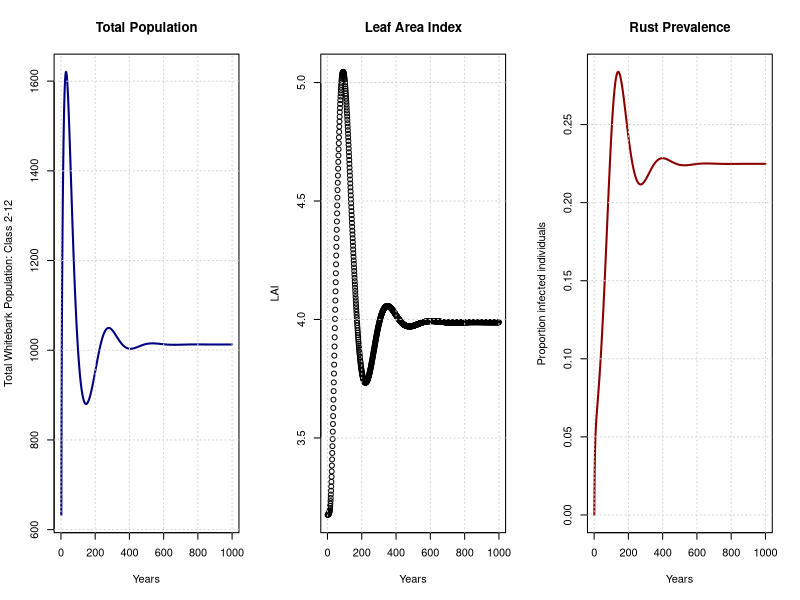
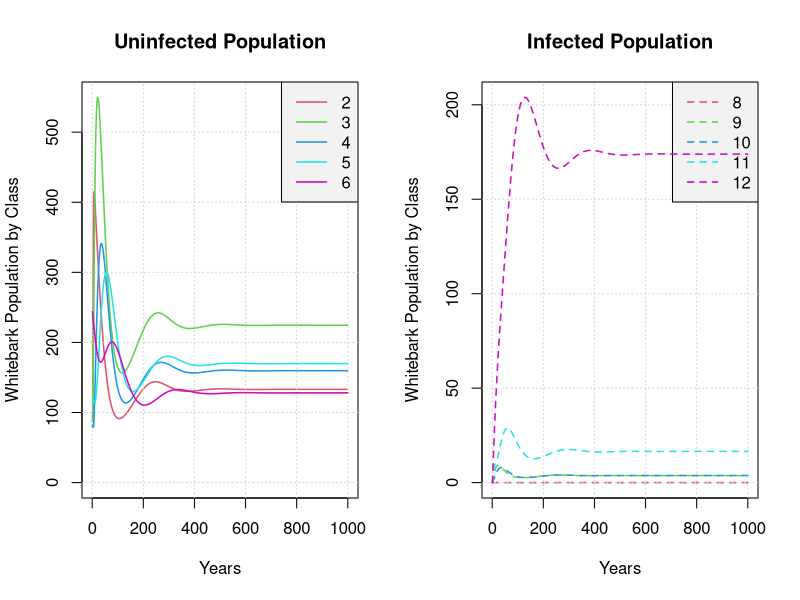
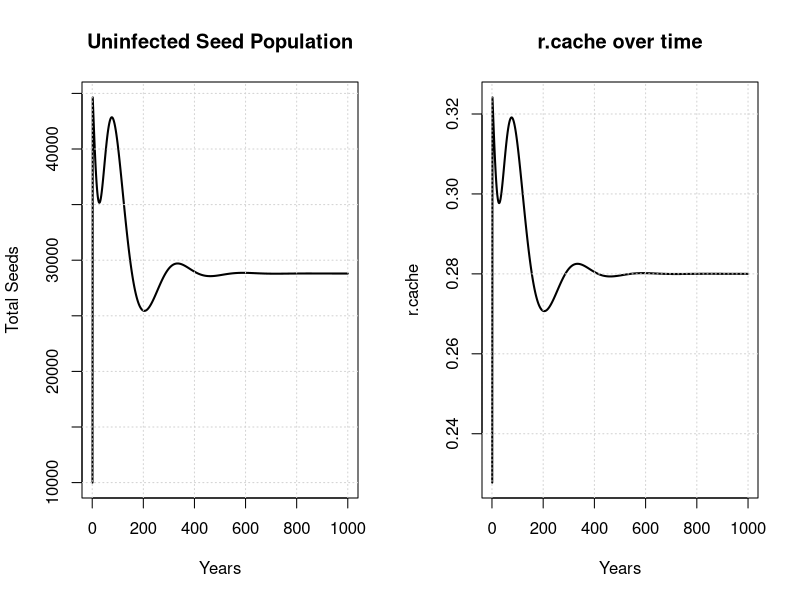
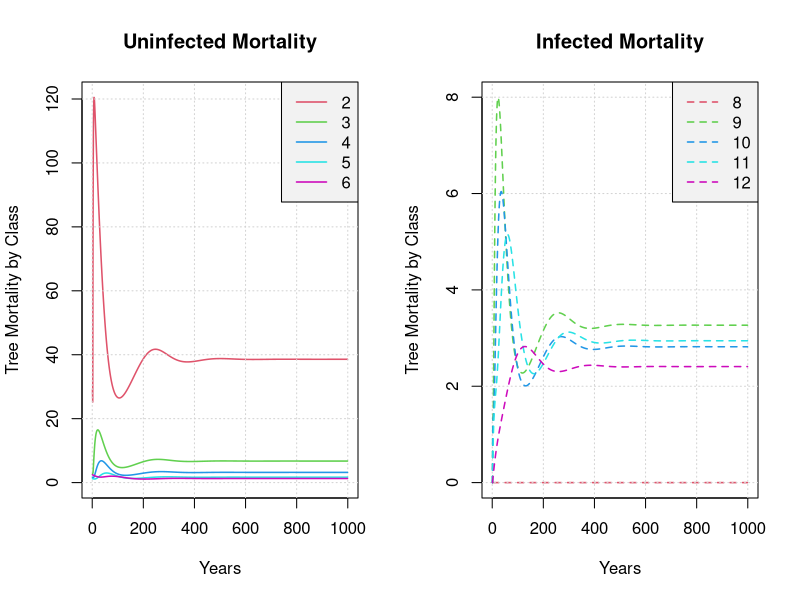

These figures' R source, in order:
############################################################
############# 6 CLASS INFECTION MODEL ######################
############# without Genetics 12x12 #######################
############   ANIMAL DISPERSED SP.  #######################
############################################################
rm(list=ls(all=T))
plotlevel = 4   ### Number of plots to display
###########################################################
######## Create initial stage vector stage class ##########
###########################################################
SD= 10000;	SD1= 100; SD2= 87; SP= 82; JV= 123; AD= 244
SDi= 0;		SD1i= 0; SD2i= 0;  SPi= 0;  JVi= 0;  ADi= 0
I.pop <- c(SD,	SD1, SD2, SP, JV, AD, SDi, SD1i, SD2i, SPi, JVi, ADi); stages = length(I.pop)
Gen = 1000                            ### How long will this run
dbh.v = c(0, 0, 0, 2.05, 12.5, 37)    ### Vector of mean dbh for stage classes (animal); from Coop's data

###################################################
### Matrices to store population results ##########
###################################################
popn.Mat <- matrix(0, Gen, stages)          ### overall storage of population projection
popn.Mat[1,]= I.pop                         ### first row is the initial population
Pop.Total = c(rep(0, Gen)); Pop.Total[1]= sum(I.pop) - I.pop[1]  ### Remove seeds from total population
LAI.v = c(rep(0, Gen-1))
Prev.v = c(rep(0, Gen)); Prev.v[1]= sum(I.pop[9:12])/(sum(I.pop) - I.pop[1])
SumCones.v = c(rep(0, Gen-1))			    ### Total cones of population storage vector
r.cache.v = c(rep(0, Gen-1))
TreeMort.Mat <- matrix(0, Gen-1, stages)

###################################################
#### Set linear Parameters ########################
###################################################
### Leaf Area Calculation ##############
########################################
LA.v = 0.117 * (dbh.v^1.925); LA.v[3]= 0.456         ### Don't forget the seedlings!!!!!!!!

############################
### Survivorships ##########
############################################################
Rsd = 1; Rsd1 = 4; Rsd2 = 16; Rsp = 20; Rjv = 50               ### Residence times for stages
Msd1 = 0.29; Msd2 = 0.03; Msp = 0.02; Mjv = 0.01; Mad = 0.01    ### Mortality rates for stages
############################################################
Ssd1 = round((1 - (1/Rsd1))*(1 - Msd1), 4)	### Primary Seedling Survivirship
Tsd1 = round((1/Rsd1)*(1 - Msd1), 4)		### T = transitioning to next stage class

Ssd2 = round((1 - (1/Rsd2))*(1 - Msd2), 4)	### Secondary Seedling Survivirship
Tsd2 = round((1/Rsd2)*(1 - Msd2), 4)			### T = transitioning to next stage class

Ssp = round((1 - (1/Rsp))*(1 - Msp), 4)		### Sapling Survivirship
Tsp = round((1/Rsp)*(1 - Msp), 4)				### T = transitioning to next stage class

Sjv = round((1 - (1/Rjv))*(1 - Mjv), 4)		### Young Adult Survivirship
Tjv = round((1/Rjv)*(1 - Mjv), 4)			### T = transitioning to next stage class
 
Sad = round((1 - Mad), 4)						### Mature Adult Survivirship

Vitals <- matrix(c(0, 1, Ssd1, Tsd1, Ssd2, Tsd2, Ssp, Tsp, Sjv, Tjv, Sad, NA), 6, 2, byrow=T)
colnames(Vitals) = c('Survivorship','Transition'); rownames(Vitals) = c('Seeds','Seedling1','Seedling2','Sapling','Juvenile','Adult')        

############################
#### For infected stages ###
############################
fit.cost.S = 1-exp(-0.15*(dbh.v))
fit.cost.S[2]= 0.01
fit.cost.S[3]= 0.13
fit.cost.F = 0.125
Ssd2i = Ssd2 * fit.cost.S[3]               ### Infected Seedling 2 Survivirship
Sspi = Ssp * fit.cost.S[4]                 ### Infected Sapling Survivirship
Sjvi = Sjv * fit.cost.S[5]                 ### Infected young adult Survivirship
Sadi = Sad * fit.cost.S[6]                 ### Infected adult Survivirship
mort.v = c(0, Msd1, Msd2, Msp, Mjv, Mad, 0, 0, (1-Ssd2i), (1-Sspi), (1-Sjvi), (1-Sadi)) # special vector for calculating mortalities
	
##########################
#### Beta parameters
##########################
Beta = 0.016                               ### Beta for the Adult stage (Range = 0.016 - 0.14)
Beta.v = (LA.v/LA.v) * Beta                ### Constant Beta for all classes; could change relative to certain class
B.sd2 = Beta.v[3]
B.sp = Beta.v[4]
B.jv = Beta.v[5]
B.ad = Beta.v[6]

##########################
#### Fecundity parameters    (Mean values from Cottone & Ettl; Keane et al. 1990/1996)
##########################
P.find = 0.8                  # Proportion of seeds reclaimed by Nutcrackers following season 
SPC = 3.7                     # Seeds per cache
P.cons = 0.3                  # Proportion of seeds eaten
r.cache = 0.37                # Cacheability via Nutcrackers
Cones.max = 7.5               # Cones per tree maximum (not scaled for density effects)
Seed.cone = 46                # Number of viable seeds per cone; from Owens paper
nBirds = 3					  # Number of Clark's nutcrackers caching on site
Smax = 600	* 60	          # Maximum number of seeds per nutcracker
jv.ad = 0.1					  # Relative fecundity difference between juveniles & adults (jv/ad)

##############################
#### Set up transition matrix
#### Density-independent pars
##############################
M <- matrix(c(0, 0, 0, 0, 0, 0,                          0, 0, 0, 0, 0, 0, 
              0, Ssd1, 0, 0, 0, 0,                       0, 0, 0, 0, 0, 0, 
              0, Tsd1, Ssd2*(1-B.sd2), 0, 0, 0,          0, 0, 0, 0, 0, 0,
              0, 0, Tsd2*(1-B.sd2), Ssp*(1-B.sp), 0, 0,  0, 0, 0, 0, 0, 0, 
              0, 0, 0, Tsp*(1-B.sp), Sjv*(1-B.jv), 0,    0, 0, 0, 0, 0, 0,
              0, 0, 0, 0, Tjv*(1-B.jv), Sad*(1-B.ad),    0, 0, 0, 0, 0, 0, 
              
              0, 0, 0, 0, 0, 0,                          0, 0, 0, 0, 0, 0, 
              0, 0, 0, 0, 0, 0,                          0, 0, 0, 0, 0, 0, 
              0, 0, Ssd2*(B.sd2), 0, 0, 0,               0, 0, Ssd2i, 0, 0, 0,
              0, 0, Tsd2*(B.sd2), Ssp*(B.sp), 0, 0,      0, 0, Tsd2, Sspi, 0, 0, 
              0, 0, 0, Tsp*(B.sp), Sjv*(B.jv), 0,        0, 0, 0, Tsp, Sjvi, 0,
              0, 0, 0, 0, Tjv*(B.jv), Sad*(B.ad),        0, 0, 0, 0, Tjv, Sadi), 12, 12, byrow=T)


#############################################################
############ Loop over generations! #########################
#############################################################
for (n in 2:Gen) {
##############################
### Set non-linear parameters
##############################
### LAI Calculation
##########################
  Sum.LA = sum(LA.v * popn.Mat[n-1,])          ### NO. INDIVIDUALS IN EACH CLASS FROM popn.Mat VECTOR
  LAI = Sum.LA/10000; LAI                      ### Projected LA per area of ground (1 ha = 10000 m^2)
  LAI.v[n-1] = LAI								### Keep track of LAI over time

############################################
### Density-dependent Seedling Recruitment
############################################
  r.ALs <- exp((-0.8*LAI) + 2*(0.8))            ### available light shade factor, depends on LAI
  if (LAI <= 2) r.ALs = 1                       ### Flat top to the curve for low LAI values
  SpB = popn.Mat[n-1,1] / nBirds      			### Seeds per bird
  r.cache <- exp((SpB / Smax)^(10)) - 0.3 * (1 - (SpB / Smax)) - 0.5
  #r.cache <- exp((popn.Mat[n-1,1] /(C.nutt * Smax))^10) - 0.3 * (1 - (popn.Mat[n-1,1] / (C.nutt * Smax))) - 0.5
  if (r.cache > 1) r.cache = 1.00
  r.cache.v[n-1]= r.cache
  SR = (((1-P.find) * (1-P.cons))/SPC) * r.cache * r.ALs     ### Seedling Recruitment (proportion seeds becoming seedlings)
  M[2,1]= SR                                                 ### Set Seedling Recruitment into M

#######################################
### Density-dependent cone production
#######################################
  N.seed = Seed.cone * Cones.max * (0.5/(1+exp((LAI-2.25)/0.2)) + 0.5)   ### Total number of seeds produced by reproductive adults per year
  M[1,5]= N.seed * jv.ad; M[1,6]= N.seed      ### Set parameters into M
  M[1,11]= N.seed * fit.cost.F * jv.ad        ### Set parameters into M (multiplied by fitness cost to fecundity)
  M[1,12]= N.seed * fit.cost.F                ### Set parameters into M - reduction factor for infected class fecundity
  SumCones = sum((popn.Mat[n-1,5:6] * c((N.seed/Seed.cone) * jv.ad, (N.seed/Seed.cone))) + (popn.Mat[n-1,11:12] * c((N.seed/Seed.cone) * jv.ad, (N.seed/Seed.cone))))
  SumCones.v[n-1] = SumCones
  if (SumCones < 130) M[1,]= 0				  ### Nutcrackers won't disperse cones if < 130 cones/ha (McKinney et al. in press)
  
###############################
### Matrix Multiplication
###############################
	popn.Mat[n,]= M %*% popn.Mat[n-1,]	                       ### Matrix multiplication of population trajectory
	TreeMort.Mat[n-1,]= popn.Mat[n-1,] * mort.v	               ### Calculate # trees dying in each time step
	TreeMort.Mat[n-1,1]= popn.Mat[n-1,1] * (1-SR)              ### Reset mortality of seeds to reflect non-germinating seeds (=dead)
	#popn.Mat[n,]= ifelse(popn.Mat[n,] < 1, 0, popn.Mat[n,])   ### remove all < 1 individuals
	Pop.Total[n]= sum(popn.Mat[n,]) - popn.Mat[n,1]            ### Remove seedlings from population count
	Prev.v[n]= sum(popn.Mat[n,9:12])/(sum(popn.Mat[n,9:12]) + sum(popn.Mat[n,3:6]))   ### Calculate prevalence of rust in popn
}  # END OF LOOP

#################################################
####### Plot variables of interest ##############
#################################################
if (plotlevel >= 1) {
par(mfrow=c(1,3))
plot(1:Gen, Pop.Total, 'l', xlim=c(0,Gen), xlab="Years", main="Total Population", ylab="Total Whitebark Population: Class 2-12", col='navy', lwd=2); grid()
plot(1:(Gen-1), LAI.v, xlab="Years", main="Leaf Area Index", ylab="LAI"); grid()
plot(1:Gen, Prev.v, 'l', col='dark red', lwd=2, xlab="Years", main="Rust Prevalence", ylab="Proportion infected individuals"); grid()
}
if (plotlevel >= 2) {
par(mfrow=c(1,2))
for (p in 2:stages) {
  if (p==2) {plot(1:Gen, popn.Mat[,p], 'l', ylim=c(0,max(popn.Mat[,2:stages])), xlim=c(0,Gen), xlab="Years", main="Uninfected Population", ylab="Whitebark Population by Class", col=p, lwd=1.5); grid()
  legend('topright', legend=c(2:6), lty=c(rep(1,5)), col=c(2:6), lwd=1.5, bg='gray95')}
  if (p >= 3 && p <= 6) lines(1:Gen, popn.Mat[,p], 'l', xlim=c(0,Gen), col=p, lwd=1.5)
  
  if (p == 8) {plot(1:Gen, popn.Mat[,p], 'l', ylim=c(0,max(popn.Mat[,9:stages])), xlim=c(0,Gen), xlab="Years", main="Infected Population", ylab="Whitebark Population by Class", lty=2, col=p-6, lwd=1.5); grid()
  legend('topright', legend=c(8:12), lty=c(rep(2,5)), col=c(2:6), lwd=1.5, bg='gray95')}
  if (p >= 9) lines(1:Gen, popn.Mat[,p], 'l', xlim=c(0,Gen), lty =2, col=p-6, lwd=1.5)
  } }

if (plotlevel >= 3) {
plot(1:Gen, popn.Mat[,1], 'l', xlim=c(0,Gen), xlab="Years", main="Uninfected Seed Population", ylab="Total Seeds", col='black', lwd=2); grid()
plot(1:(Gen-1), r.cache.v, 'l', xlab='Years', ylab='r.cache', main="r.cache over time", lwd=2); grid()
  }

if (plotlevel >= 4) {
par(mfrow=c(1,2))
for (p in 2:stages){ 
  if (p==2) {plot(1:(Gen-1), TreeMort.Mat[,p], 'l', ylim=c(0,max(TreeMort.Mat[,2:stages])), xlim=c(0,Gen), xlab="Years", main="Uninfected Mortality", ylab="Tree Mortality by Class", col=p, lwd=1.5); grid()
  legend('topright', legend=c(2:6), lty=c(rep(1,5)), col=c(2:6), lwd=1.5, bg='gray95')}
  if (p >= 3 && p <= 6) lines(1:(Gen-1), TreeMort.Mat[,p], 'l', xlim=c(0,Gen), col=p, lwd=1.5)
  
  if (p == 8) {plot(1:(Gen-1), TreeMort.Mat[,p], 'l', ylim=c(0,max(TreeMort.Mat[,9:stages])), xlim=c(0,Gen), xlab="Years", main="Infected Mortality", ylab="Tree Mortality by Class", lty=2, col=p-6, lwd=1.5); grid()
  legend('topright', legend=c(8:12), lty=c(rep(2,5)), col=c(2:6), lwd=1.5, bg='gray95')}
  if (p >= 9) lines(1:(Gen-1), TreeMort.Mat[,p], 'l', xlim=c(0,Gen), lty =2, col=p-6, lwd=1.5)
  } }

popn.Mat[Gen,]
########################################################
########################################################
################### END PROGRAM ########################
########################################################
#write.csv(popn.Mat, "Popn Test.csv", row.names= F)	